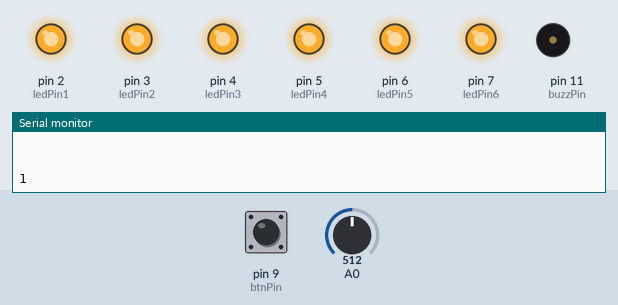
Recording of a sketch running on a simulated Arduino Uno, built with avr-gcc and run on an emulated ATmega328P. Parts: output pins drawn as LEDs (lit = HIGH), buzzer (waves = sounding), the last lines printed to the serial monitor. Inputs (shaded band) come from the test bench; at power-on: pin 9 (btnPin) HIGH, A0 = 512. Random numbers use the default seed unless the sketch sets one.

Above: at 1.2 s.
1.3 s: pin 9 (btnPin) pulled LOW for 0.15 s
At 2.85 s:
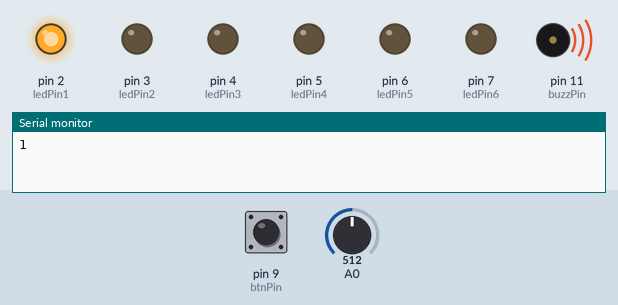
At 6.2 s:
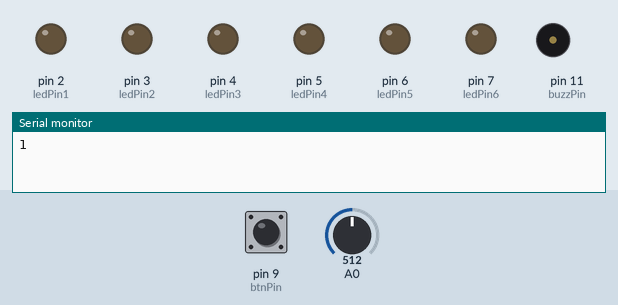
Timing chart, 0 to 13.3 s (numbered marks = the images above; inputs shaded):
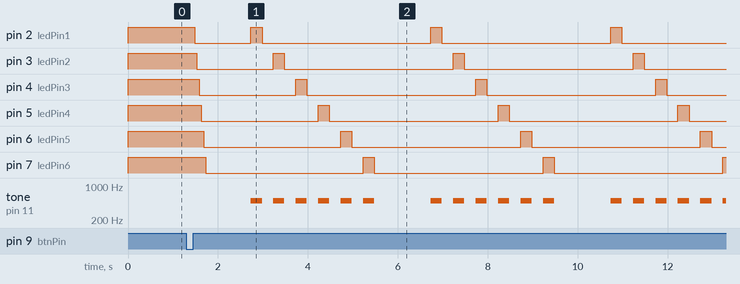

Measured:
- after the input at 1.3 s, pin 2 (ledPin1): HIGH → LOW after 0.18 s, then repeats every 4.0 s: HIGH 0.25 s, LOW 3.8 s; pin 3 (ledPin2): HIGH → LOW after 0.23 s, then repeats every 4.0 s: HIGH 0.25 s, LOW 3.8 s

The sketch:

Roulette_ting_ting.ino
```cpp
  int ledPin1 = 2;
  int ledPin2 = 3;
  int ledPin3 = 4;
  int ledPin4 = 5;
  int ledPin5 = 6;
  int ledPin6 = 7;
  int ledState1 = LOW;
  int ledState2 = LOW;
  int ledState3 = LOW;
  int ledState4 = LOW;
  int ledState5 = LOW;
  int ledState6 = LOW;

  int btnPin = 9;
  int btnState = HIGH;
  int btnStatePrev = HIGH;

  int buzzPin = 11;

  int state = 0;

  int del = 0;

  void setup() {
    // put your setup code here, to run once:

    Serial.begin(9600);

    pinMode(ledPin1, OUTPUT);
    pinMode(ledPin2, OUTPUT);
    pinMode(ledPin3, OUTPUT);
    pinMode(ledPin4, OUTPUT);
    pinMode(ledPin5, OUTPUT);
    pinMode(ledPin6, OUTPUT);

    pinMode(btnPin, INPUT_PULLUP);

    pinMode(buzzPin, OUTPUT);
  }

  void loop() {
    // put your main code here, to run repeatedly:

    btnState = digitalRead(btnPin);

    randomSeed(analogRead(0));
    del = random(190, 210);

    Serial.println(btnState);
    Serial.println(btnStatePrev);
    Serial.println(" ");
    Serial.println(" ");

    if(state == 0){

        digitalWrite(ledPin1,HIGH);
        digitalWrite(ledPin2,HIGH);
        digitalWrite(ledPin3,HIGH);
        digitalWrite(ledPin4,HIGH);
        digitalWrite(ledPin5,HIGH);
        digitalWrite(ledPin6,HIGH);

        if(btnState != btnStatePrev){
          if(btnState == LOW){
            state += 1;
            }
          btnStatePrev = btnState;
        }

    }
    else if(state == 1 && btnStatePrev != LOW){

        digitalWrite(ledPin1,LOW);
        delay(50);
        digitalWrite(ledPin2,LOW);
        delay(50);
        digitalWrite(ledPin3,LOW);
        delay(50);
        digitalWrite(ledPin4,LOW);
        delay(50);
        digitalWrite(ledPin5,LOW);
        delay(50);
        digitalWrite(ledPin6,LOW);
        delay(1000);

        digitalWrite(ledPin1,HIGH);
        tone(buzzPin,500);
        delay(250);
        noTone(buzzPin);
        digitalWrite(ledPin1,LOW);
        delay(250);
        digitalWrite(ledPin2,HIGH);
        tone(buzzPin,500);
        delay(250);
        noTone(buzzPin);
        digitalWrite(ledPin2,LOW);
        delay(250);
        digitalWrite(ledPin3,HIGH);
        tone(buzzPin,500);
        delay(250);
        noTone(buzzPin);
        digitalWrite(ledPin3,LOW);
        delay(250);
        digitalWrite(ledPin4,HIGH);
        tone(buzzPin,500);
        delay(250);
        noTone(buzzPin);
        digitalWrite(ledPin4,LOW);
        delay(250);
        digitalWrite(ledPin5,HIGH);
        tone(buzzPin,500);
        delay(250);
        noTone(buzzPin);
        digitalWrite(ledPin5,LOW);
        delay(250);
        digitalWrite(ledPin6,HIGH);
        tone(buzzPin,500);
        delay(250);
        noTone(buzzPin);
        digitalWrite(ledPin6,LOW);

        if(btnState != btnStatePrev){
          if(btnState == LOW){
            state += 1;
            }
          btnStatePrev = btnState;
        }
    }

    else if(state >= 2){

        state = 0;

    }
    btnStatePrev = btnState;
  }
```
